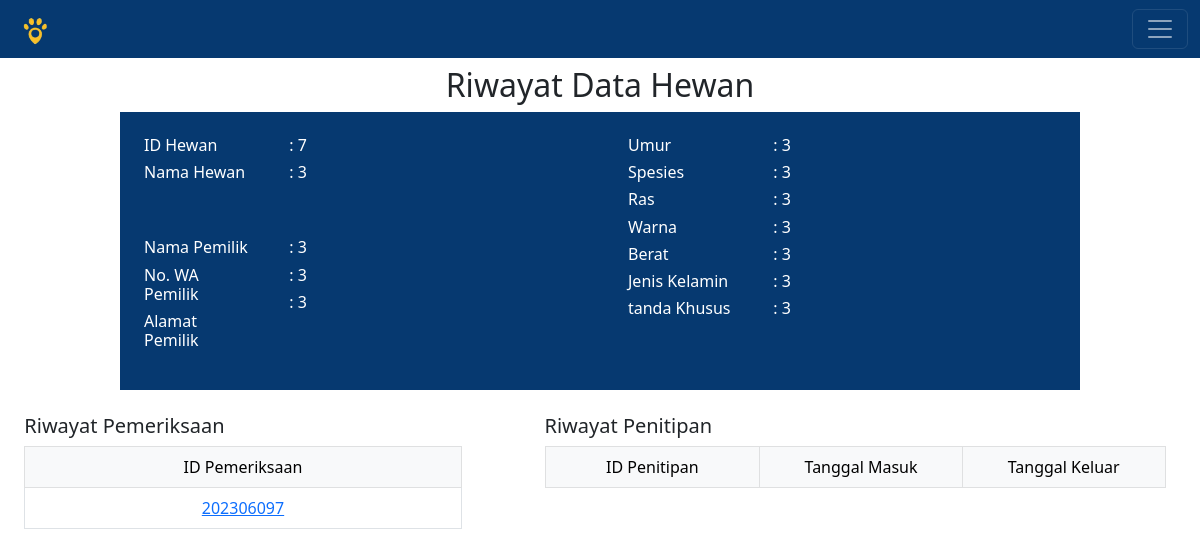
Page /riwayat_hewan.php?message=inputhewan on the earlier database version.
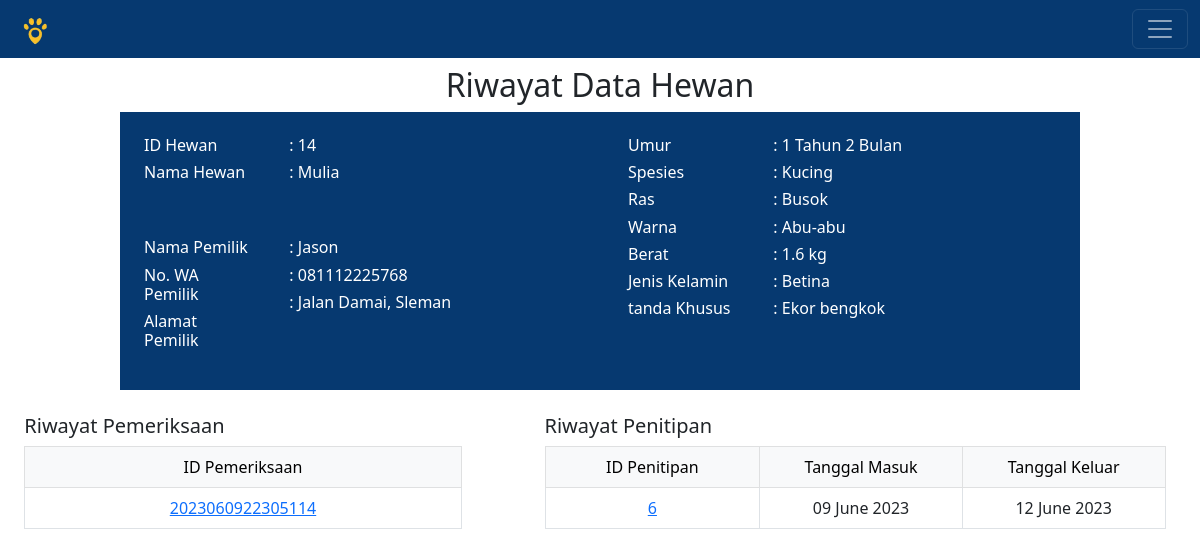
Same page on the later database version.
### tables this page shows
CREATE TABLE `hewan` (
  `id_hewan` int(11) NOT NULL,
  `nama_hewan` varchar(30) NOT NULL,
  `nama_pemilik` varchar(30) NOT NULL,
  `alamat` varchar(30) NOT NULL,
  `no_wa_pemilik` varchar(20) NOT NULL,
  `umur` varchar(30) NOT NULL,
  `spesies` varchar(20) NOT NULL,
  `ras` varchar(20) NOT NULL,
  `warna` varchar(20) NOT NULL,
  `berat` varchar(30) NOT NULL,
  `jenis_kelamin` varchar(6) NOT NULL,
  `tanda_khusus` varchar(20) NOT NULL
);

CREATE TABLE `data_pemeriksaan` (
  `id_pemeriksaan` varchar(20) NOT NULL,
  `id_hewan` int(11) NOT NULL
);

CREATE TABLE `data_penitipan` (
  `id_penitipan` int(11) NOT NULL,
  `id_hewan` int(11) NOT NULL,
  `tanggal_masuk` date NOT NULL,
  `tanggal_keluar` date NOT NULL
);

### riwayat_hewan.php (the view, shortened to what this page needs)
<?php
	include 'koneksi.php';
?>
<!DOCTYPE html>
<html>
<head>
	<link href="https://cdn.jsdelivr.net/npm/bootstrap@5.2.2/dist/css/bootstrap.min.css" rel="stylesheet">
	<link rel="stylesheet" href="home.css">
</head>
<body>
	<nav class="navbar navbar-dark" style="background-color:#063970">
  	<div class="container-fluid">
  	  <a class="navbar-brand"><img src="Images/logo.png" style="height:30px" alt="BAROKAH 2"></a>
  	  <button class="navbar-toggler" type="button" data-bs-toggle="offcanvas" data-bs-target="#offcanvasRight" aria-controls="offcanvasRight">
  	  	<span class="navbar-toggler-icon"></span>
  	  </button>
  	</div>
	</nav>
	<?php
	if(isset($_GET['message'])){
		if($_GET['message']=="inputdatapemeriksaan_berhasil" || $_GET['message']=="inputdatapenitipan_berhasil"||$_GET['message']=="hapus"||$_GET['message']=="lihat"){
			$id_hewan = $_GET['id_hewan'];
			$query = mysqli_query($connect, "SELECT * FROM hewan WHERE id_hewan='$id_hewan'");
		}
		else if ($_GET['message']=="inputhewan") {
			$query = mysqli_query($connect, "SELECT * FROM hewan ORDER BY id_hewan DESC LIMIT 1");
		}
	}
	else{
		$id_hewan = $_SESSION['id_hewan'];
		$query = mysqli_query($connect, "SELECT * FROM hewan WHERE id_hewan='$id_hewan'");
	}
	while ($data = mysqli_fetch_array($query)) {
	$id_hewan = $data['id_hewan'];
	?>
	<center class="my-1 pt-1">
	<h2> Riwayat Data Hewan</h2>
	<div style="width:80%; background-color:#063970;" class="py-4 px-2">
		<div class="row">
			<div class="col-2 mr-0">
			<div style="color:white; text-align:left;" class="mb-3 mx-3">
				<h6>ID Hewan</h6>
				<h6>Nama Hewan</h6><br><br>
				<h6>Nama Pemilik</h6>
				<h6>No. WA Pemilik</h6>
				<h6>Alamat Pemilik</h6>
			</div>
			</div>
			<div class="col-4 mr-5">
			<div style="color:white; text-align:left;">
				<h6><?= ": ".$id_hewan;?></h6>
				<h6><?= ": ".$data['nama_hewan'];?></h6><br><br>
				<h6><?= ": ".$data['nama_pemilik'];?></h6>
				<h6><?= ": ".$data['no_wa_pemilik'];?></h6>
				<h6><?= ": ".$data['alamat'];?></h6>
			</div>
			</div>
			<div class="col-2 ml-2 mr-0 ">
			<div style="color:white; text-align:left;" class="mb-3 mx-3">
				<h6>Umur</h6>
				<h6>Spesies</h6>
				<h6>Ras</h6>
				<h6>Warna</h6>
				<h6>Berat</h6>
				<h6>Jenis Kelamin</h6>
				<h6>tanda Khusus</h6>
			</div>
			</div>
			<div class="col-4 mr-3">
			<div style="color:white; text-align:left;">
				<h6><?= ": ".$data['umur'];?></h6>
				<h6><?= ": ".$data['spesies'];?></h6>
				<h6><?= ": ".$data['ras'];?></h6>
				<h6><?= ": ".$data['warna'];?></h6>
				<h6><?= ": ".$data['berat'];?></h6>
				<h6><?= ": ".$data['jenis_kelamin'];?></h6>
				<h6><?= ": ".$data['tanda_khusus'];?></h6>
			</div>
			</div>
		</div>
	</div>
	<?php } ?>
	<div class="row">
		<div class="col-5">
			<div style="width:90%;" class="mt-4">
			<div class="row">
				<div class="col-9">
					<h5 style="text-align:left">Riwayat Pemeriksaan</h5>
				</div>
				<div class="col-3">
				</div>
			</div>
			<table class="table table-bordered" style="text-align:center">
			<thead class="table-light">
				<tr>
					<td class="col-1">ID Pemeriksaan</td>
				</tr>
			</thead>
				<tbody>
					<?php
					$sql= "SELECT a.*, b.* FROM hewan AS a INNER JOIN data_pemeriksaan AS b
							ON a.id_hewan=b.id_hewan WHERE a.id_hewan='$id_hewan' ORDER BY id_pemeriksaan DESC";
					$query = mysqli_query($connect, $sql);
					while($data=mysqli_fetch_array($query)){
					?>
							<tr>
							<td> <a href="data_pemeriksaan.php?id_pemeriksaan=<?php echo $data['id_pemeriksaan'];?>&id_hewan=<?=$id_hewan;?>"><?=$data['id_pemeriksaan'];?></a></td>
							</tr>
					<?php }
					?>
				</tbody>
			</table>
			</div>
		</div>
		<div class="col-7">
			<div style="width:90%;" class="mt-4">
				<div class="row">
				<div class="col-10">
					<h5 style="text-align:left">Riwayat Penitipan</h5>
				</div>
				<div class="col-2">
				</div>
				</div>
				<table class="table table-bordered" style="text-align:center">
				<thead class="table-light">
				<tr>
					<td class="col-1">ID Penitipan</td>
					<td class="col-1">Tanggal Masuk</td>
					<td class="col-1">Tanggal Keluar</td>
				</tr>
				</thead>
				<tbody>
					<?php
					$sql= "SELECT a.*, b.* FROM hewan AS a INNER JOIN data_penitipan AS b
						ON a.id_hewan=b.id_hewan WHERE a.id_hewan='$id_hewan' ORDER BY
						id_penitipan DESC";
					$query = mysqli_query($connect, $sql);
					while($data=mysqli_fetch_array($query)){
					?>
					<tr>
						<td> <a href="data_penitipan.php?id_penitipan=<?php echo $data['id_penitipan'];?>&id_hewan=<?=$id_hewan;?>"><?=$data['id_penitipan'];?></a></td>
						<td> <?=date('d F Y',strtotime($data['tanggal_masuk']));?></td>
						<td> <?=date('d F Y',strtotime($data['tanggal_keluar']));?></td>
					</tr>
					<?php }
					?>
				</tbody>
				</table>
			</div>
		</div>
	</div>
	</center>
</body>
</html>

Differences in the rows shown:
removed hewan: id_hewan "7", nama_hewan "3", nama_pemilik "3", no_wa_pemilik "3", alamat "3", umur "3", spesies "3", ras "3", warna "3", berat "3", jenis_kelamin "3", tanda_khusus "3"
removed data_pemeriksaan: id_pemeriksaan "202306097"
added hewan: id_hewan "14", nama_hewan "Mulia", nama_pemilik "Jason", no_wa_pemilik "081112225768", alamat "Jalan Damai, Sleman", umur "1 Tahun 2 Bulan", spesies "Kucing", ras "Busok", warna "Abu-abu", berat "1.6 kg", jenis_kelamin "Betina", tanda_khusus "Ekor bengkok"
added data_pemeriksaan: id_pemeriksaan "2023060922305114"
added data_penitipan: id_penitipan "6", tanggal_masuk "09 June 2023", tanggal_keluar "12 June 2023"
